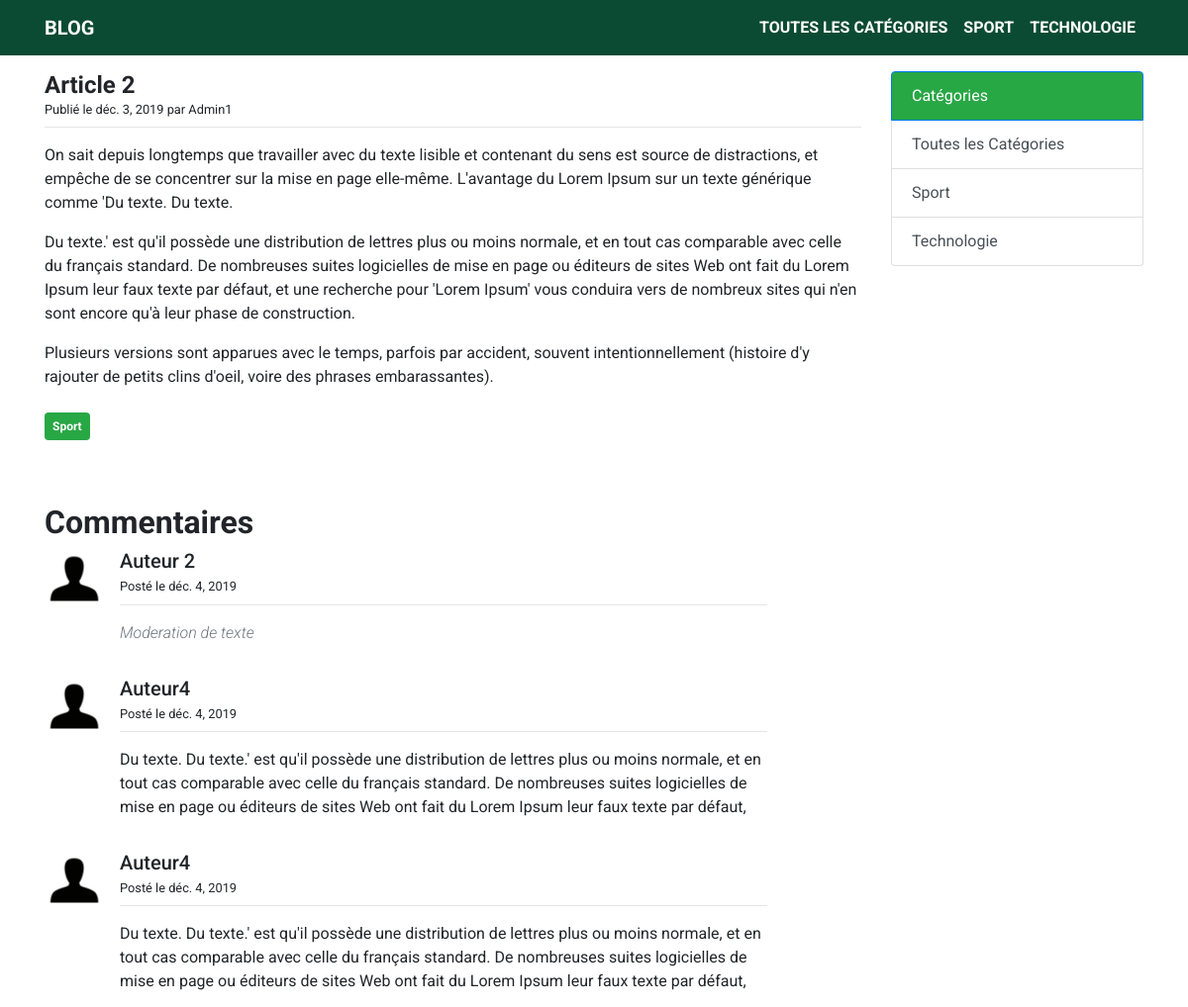
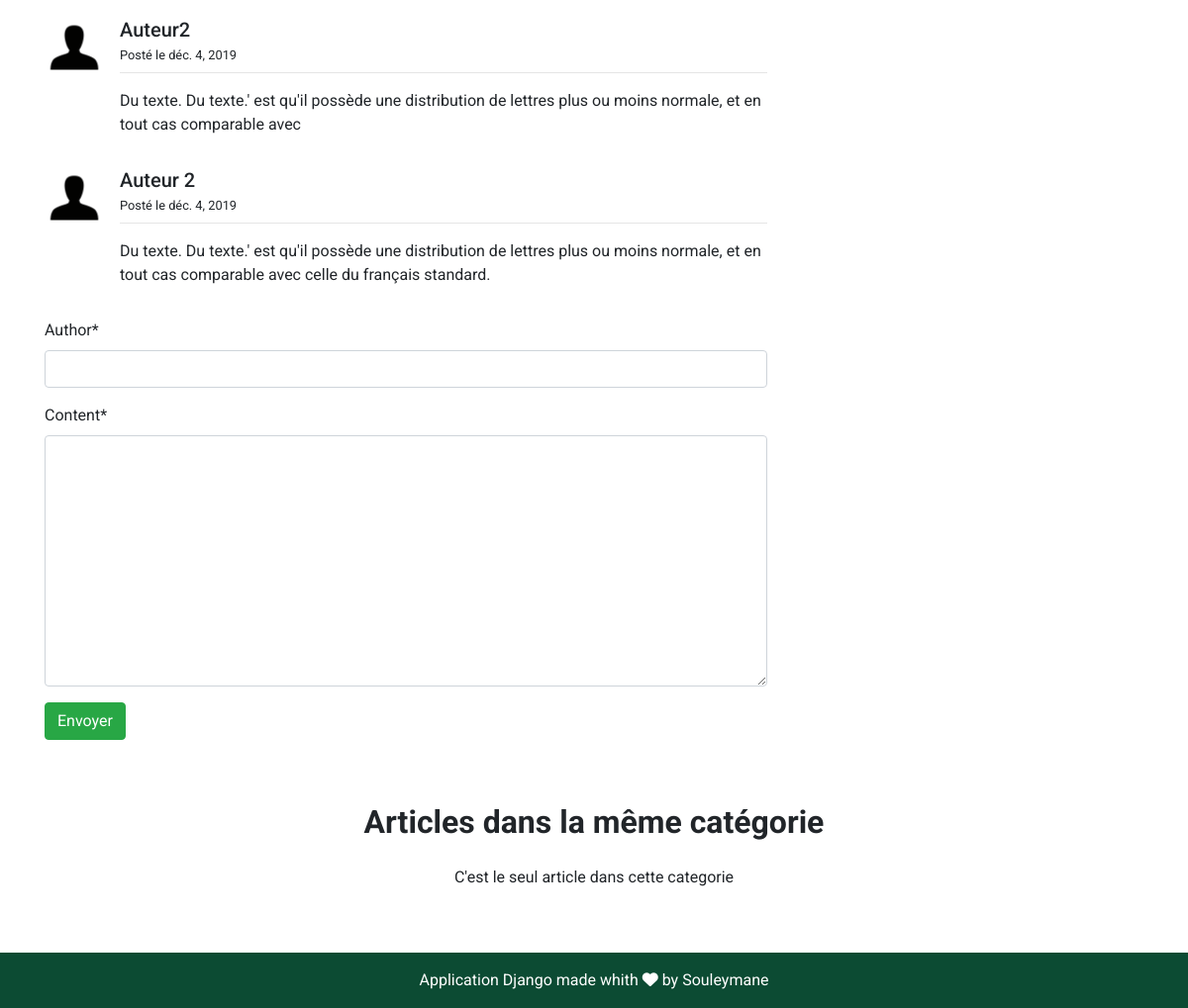
The page /detail/2/ on the database its author committed (2 pictures, top to bottom).
### blog/models.py (models this page shows, shortened)
class Category(models.Model):
    name = models.CharField(max_length=200)
    def slug(self):
        return slugify(self.name)

class Post(models.Model):
    title = models.CharField(max_length=200)
    category = models.ForeignKey(Category, null=True, blank=True, on_delete=models.DO_NOTHING)
    content = models.TextField()
    author = models.CharField(max_length=200)
    published = models.BooleanField(default=True)
    created = models.DateTimeField(auto_now_add=True)

class Comment(models.Model):
    STATUS_VISIBLE = 'visible'
    STATUS_HIDDEN = 'hidden'
    STATUS_MODERATED = 'moderated'
    STATUS_CHOICES = (
        (STATUS_VISIBLE, 'Visible'),
        (STATUS_HIDDEN, 'Hidden'),
        (STATUS_MODERATED, 'Moderated'),
    )
    post = models.ForeignKey(Post, on_delete=models.CASCADE, related_name='comments')
    content = models.TextField()
    author = models.CharField(max_length=200)
    status = models.CharField(max_length=100, choices=STATUS_CHOICES, default=STATUS_VISIBLE)
    moderation_text = models.CharField(max_length=200, blank=True)
    created = models.DateTimeField(auto_now_add=True)

### blog/views.py (the view)
# urls.py: path('detail/<int:post_id>/', views.post_detail, name="post_detail"),
def post_detail(request, post_id, message=''):
    post = get_object_or_404(Post, pk=post_id)
    post_same_category = Post.objects.filter(published=True, category=post.category).exclude(pk=post_id)
    categories = model_helpers.get_categories()
    comments = post.comments.all().exclude(status=Comment.STATUS_HIDDEN).order_by('created')
    if request.method == 'POST':
        comment_form = CreateCommentForm(request.POST)
        if comment_form.is_valid():
            comment = comment_form.save(commit=False)
            comment.post = post
            comment.save()
            args = [post.pk, "Votre message a été posté"]
            return HttpResponseRedirect(reverse('blog:post_detail_message', args=args) + '#comments')
    else:
        comment_form = CreateCommentForm()
    context = {
        'post': post,
        'categories': categories,
        'post_same_category': post_same_category,
        'comments': comments,
        'comment_form': comment_form,
        'message': message
    }
    return render(request, "blog/post_detail.html", context)

### blog/forms.py
class CreateCommentForm(forms.ModelForm):
    class Meta:
        model = Comment
        fields = ['author', 'content']

### blog/model_helpers.py (called while the page is built)
def get_categories():
    categories = list(Category.objects.all().order_by('name'))
    categories.insert(0, post_category_all)
    return categories

### blog/templates/blog/post_detail.html (shortened to what this page needs)
{% extends "layout/base.html" %}
{% load static %}
{% load crispy_forms_tags %}
{% block content %}
    <section class="my-3">
        <div class="container">
            <div class="row">
                <div class="col-lg-9 mb-4">
                    <div class="article mb-4">
                        <article class="mb-4">
                            <h1 class="h4 mb-0 font-weight-bold">{{ post.title }}</h1>
                            <small>Publié le {{ post.created|date }} par {{ post.author }}</small>
                            <hr class="mt-2">
                            <p class="text-justify">{{ post.content|linebreaks|safe }}</p>
                        </article>
                        <a href="{% url 'blog:post_list' post.category.slug %}" class="badge badge-success p-2">{{ post.category.name }}</a>
                    </div>
                </div>
                <div class="col-lg-3 d-none d-lg-block">
                    {% include 'partials/category.html' %}
                </div>
            </div>
        </div>
    </section>
    <section class="my-2" id="comments">
        <div class="container">
            <div class="row">
                <div class="col-12">
                    <h2 class="font-weight-bold">Commentaires</h2>
                </div>
            </div>
            <div class="row">
                <div class="col-12 col-lg-8">
                    <ul class="list-unstyled">
                        {% for comment in comments %}
                        <li class="media mb-3">
                            <img src="{% static 'images/user.png' %}" class="mr-3" alt="user" width="60" height="60">
                            <div class="media-body">
                                <h5 class="mt-0 mb-1">{{ comment.author }}</h5>
                                <small>Posté le {{ comment.created|date }}</small>
                                <hr class="mt-2">
                                <p class="media-text">
                                    {% if comment.status == 'moderated' %}
                                    <span class="font-weight-light font-italic text-muted">
                                        {{ comment.moderation_text }}
                                    </span>
                                    {% else %}
                                        {{ comment.content }}
                                    {% endif %}
                                </p>
                            </div>
                        </li>
                        {% empty %}
                        <li class="media mb-3">
                            Pas de commentaire disponible
                        </li>
                        {% endfor %}
                    </ul>
                    <div class="form">
                        <form action="{% url 'blog:post_detail' post.pk %}" method="POST">
                            <div class="form-group">
                                {{ comment_form|crispy }}
                            </div>
                            <div class="form-group">
                                <button type="submit" class="btn btn-success">Envoyer</button>
                            </div>
                        </form>
                    </div>
                </div>
            </div>
        </div>
    </section>
    <section class="my-5">
        <div class="container">
            <div class="row">
                <div class="col-12 text-center">
                    <h2 class="mb-4 font-weight-bold">Articles dans la même catégorie</h2>
                </div>
            </div>
            <div class="row">
                {% for post in post_same_category %}
                <div class="col-sm-6">
                    <div class="card">
                        <div class="card-body">
                            <h2 class="h4 mb-0 font-weight-bold"><a href="{% url 'blog:post_detail' post.pk %}" class="link-a">{{ post.title }}</a></h2>
                            <small>Publié le {{ post.created|date }} par {{ post.author }}</small>
                            <hr class="mt-2">
                            <p class="text-justify">{{ post.content|truncatewords:60 }}</p>
                            <a href="{% url 'blog:post_detail' post.pk %}" class="btn btn-outline-success">Lire la suite</a>
                        </div>
                    </div>
                </div>
                {% empty %}
                <div class="container">
                <p class="text-center">C'est le seul article dans cette categorie</p>
                </div>
                {% endfor %}
            </div>
        </div>
    </section>
{% endblock content %}

### templates/layout/base.html (shortened to what this page needs)
<html lang="en">
{% load static %}
<head>
  <link rel="stylesheet" href="https://maxcdn.bootstrapcdn.com/bootstrap/4.3.1/css/bootstrap.min.css">
 <link rel="stylesheet" href="https://use.fontawesome.com/releases/v5.0.9/css/all.css">
 <link rel="stylesheet" href="{% static 'css/style.css' %}">
</head>
<body>
    {% include 'partials/header.html' %}
    {% block content %}
    {% endblock content %}
    {% include 'partials/footer.html' %}
</body>
</html>

### templates/partials/header.html (shortened to what this page needs)
<header>
    <div class="navbar navbar-expand-lg top-menu">
        <div class="container">
            <a href="{% url 'blog:home' %}" class="navbar-brand">Blog</a>
            <div class="collapse navbar-collapse justify-content-end" id="menuNavbar">
                <ul class="navbar-nav">
                    {% for cat in categories %}
                    <li class="nav-item"><a href="{% url 'blog:post_list' cat.slug %}" class="nav-link">{{ cat.name }}</a></li>
                    {% endfor %}
                </ul>
            </div>
        </div>
    </div>
</header>

### templates/partials/category.html
<div class="list-group">
  <a href="{% url 'blog:home' %}" class="list-group-item list-group-item-action active bg-success">
    Catégories
  </a>
    {% for cat in categories %}
  <a href="{% url 'blog:post_list' cat.slug %}" class="list-group-item list-group-item-action">{{ cat.name }}</a>
    {% endfor %}
</div>

### templates/partials/footer.html
<footer>
    <div class="container">
        <div class="row">
            <div class="col-12 text-center">
                <p class="pt-3">Application Django made whith <i class="fa fa-heart"></i> by Souleymane</p>
            </div>
        </div>
    </div>
</footer>

### blog/static/css/style.css (style rules this page uses)
body { font-family: 'Roboto', sans-serif; }
.top-menu, footer { background: #0C4B33; }
.navbar-brand, .top-menu .nav-item .nav-link { color: #fff; text-transform: uppercase; font-weight: bold; transition: all .2s; }
footer { color: #fff; }

### rows shown on the page
Category: name "SPORT", name "Sport"
Category: name "TECHNOLOGIE", name "Technologie"
Post: title "Article 2", created "déc. 3, 2019", author "Admin1", content "On sait depuis longtemps que travailler avec du texte lisible et contenant du sens est source de distractions, et empêche de se concentrer sur la mise en page elle-même. L'avantage du Lorem Ipsum sur un texte générique comme 'Du texte. Du texte. Du texte.' est qu'il possède une distribution de lettres plus ou moins normale, et en tout cas comparable avec celle du français standard. De nombreuses suites logicielles de mise en page ou éditeurs de sites Web ont fait du Lorem Ipsum leur faux texte par défaut, et une recherche pour 'Lorem Ipsum' vous conduira vers de nombreux sites qui n'en sont encore qu'à leur phase de construction. Plusieurs versions sont apparues avec le temps, parfois par…", category.name "Sport"
Comment: author "Auteur 2", created "déc. 4, 2019", moderation_text "Moderation de texte"
Comment: author "Auteur4", created "déc. 4, 2019", content "Du texte. Du texte.' est qu'il possède une distribution de lettres plus ou moins normale, et en tout cas comparable avec celle du français standard. De nombreuses suites logicielles de mise en page ou éditeurs de sites Web ont fait du Lorem Ipsum leur faux texte par défaut,"
Comment: author "Auteur4", created "déc. 4, 2019", content "Du texte. Du texte.' est qu'il possède une distribution de lettres plus ou moins normale, et en tout cas comparable avec celle du français standard. De nombreuses suites logicielles de mise en page ou éditeurs de sites Web ont fait du Lorem Ipsum leur faux texte par défaut,"
Comment: author "Auteur2", created "déc. 4, 2019", content "Du texte. Du texte.' est qu'il possède une distribution de lettres plus ou moins normale, et en tout cas comparable avec"
Comment: author "Auteur 2", created "déc. 4, 2019", content "Du texte. Du texte.' est qu'il possède une distribution de lettres plus ou moins normale, et en tout cas comparable avec celle du français standard."

### other values the page prints
{{ cat.name }} "TOUTES LES CATÉGORIES"
{{ cat.name }} "Toutes les Catégories"
